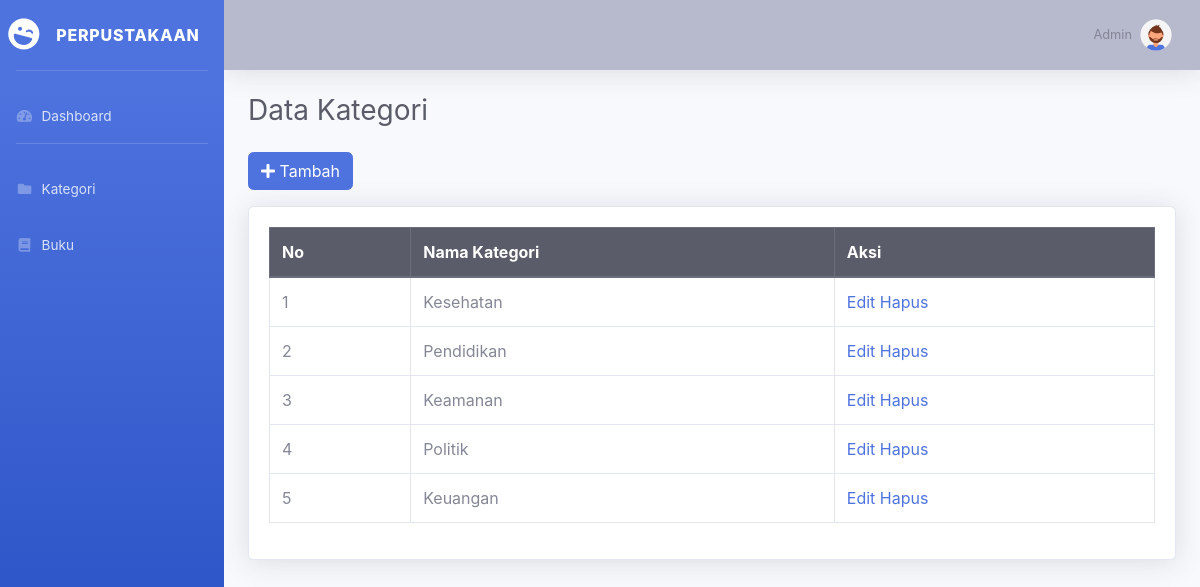
Page /index.php/kategori on the committed database.
### tables this page shows
CREATE TABLE `kategori` (
  `id` int(11) NOT NULL,
  `nama_kategori` varchar(100) NOT NULL
);

### application/controllers/Kategori.php (called while the page is built, shortened)
<?php
class Kategori extends CI_Controller{
    public function __construct()
    {
        $this->load->model('Kategori_model');
    }
    public function index()
    {
        $data['kategori'] = $this->Kategori_model->get_all();
        $this->load->view('templates/header');
        $this->load->view('templates/sidebar');
        $this->load->view('templates/topbar');
        $this->load->view('kategori/index', $data);
        $this->load->view('templates/footer');
    }
}

### index.php (called while the page is built, shortened)
<?php
require_once BASEPATH.'core/CodeIgniter.php';

### application/models/Kategori_model.php (called while the page is built, shortened)
<?php
class Kategori_model extends CI_Model {
    private $table = 'kategori';
    public function get_all()
    {
        return $this->db->get($this->table)->result();
    }
}

### application/views/kategori/index.php (the view)
<div class="container-fluid">
<h2 class="h3 mb-4 text-gray-800">Data Kategori</h2>
<a href="<?= site_url('kategori/tambah'); ?>" class="btn btn-primary mb-3">
    <i class="fas fa-plus"></i> Tambah
</a>
    <div class="card shadow mb-4">
        <div class="card-body">
            <div class="table-responsive">
<table class="table table-bordered" id="dataTable" width="100%" cellspacing="0">
<thead class="thead-dark">
    <tr>
        <th>No</th>
        <th>Nama Kategori</th>
        <th>Aksi</th>
    </tr>
</thead>
<tbody>
<?php $no=1; foreach($kategori as $k): ?>
    <tr>
        <td><?= $no++; ?></td>
        <td><?= $k->nama_kategori; ?></td>
        <td>
            <a href="<?= site_url('kategori/edit/'.$k->id); ?>">Edit</a>
            <a href="<?= site_url('kategori/hapus/'.$k->id); ?>"
            onclick="return confirm('yakin?')">Hapus</a>
        </td>
    </tr>
<?php endforeach; ?>
</tbody>
</table>
</div>
</div>
</div>
</div>

### rows in the picture
kategori: nama_kategori "Kesehatan"
kategori: nama_kategori "Pendidikan"
kategori: nama_kategori "Keamanan"
kategori: nama_kategori "Politik"
kategori: nama_kategori "Keuangan"
